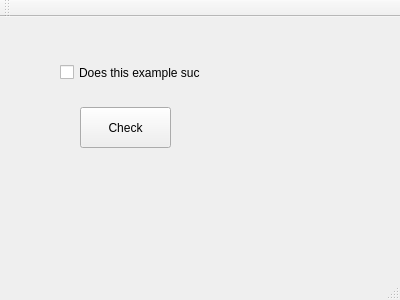
<?xml version="1.0" encoding="UTF-8"?>
<ui version="4.0">
 <class>MainWindow</class>
 <widget class="QMainWindow" name="MainWindow">
  <property name="geometry">
   <rect>
    <x>0</x>
    <y>0</y>
    <width>400</width>
    <height>300</height>
   </rect>
  </property>
  <property name="windowTitle">
   <string>MainWindow</string>
  </property>
  <widget class="QWidget" name="centralWidget">
   <widget class="QCheckBox" name="checkBox">
    <property name="geometry">
     <rect>
      <x>60</x>
      <y>30</y>
      <width>141</width>
      <height>51</height>
     </rect>
    </property>
    <property name="text">
     <string>Does this example suck?</string>
    </property>
   </widget>
   <widget class="QPushButton" name="pushButton">
    <property name="geometry">
     <rect>
      <x>80</x>
      <y>90</y>
      <width>91</width>
      <height>41</height>
     </rect>
    </property>
    <property name="text">
     <string>Check</string>
    </property>
   </widget>
  </widget>
  <widget class="QMenuBar" name="menuBar">
   <property name="geometry">
    <rect>
     <x>0</x>
     <y>0</y>
     <width>400</width>
     <height>21</height>
    </rect>
   </property>
  </widget>
  <widget class="QToolBar" name="mainToolBar">
   <attribute name="toolBarArea">
    <enum>TopToolBarArea</enum>
   </attribute>
   <attribute name="toolBarBreak">
    <bool>false</bool>
   </attribute>
  </widget>
  <widget class="QStatusBar" name="statusBar"/>
 </widget>
 <layoutdefault spacing="6" margin="11"/>
 <resources/>
 <connections/>
</ui>
